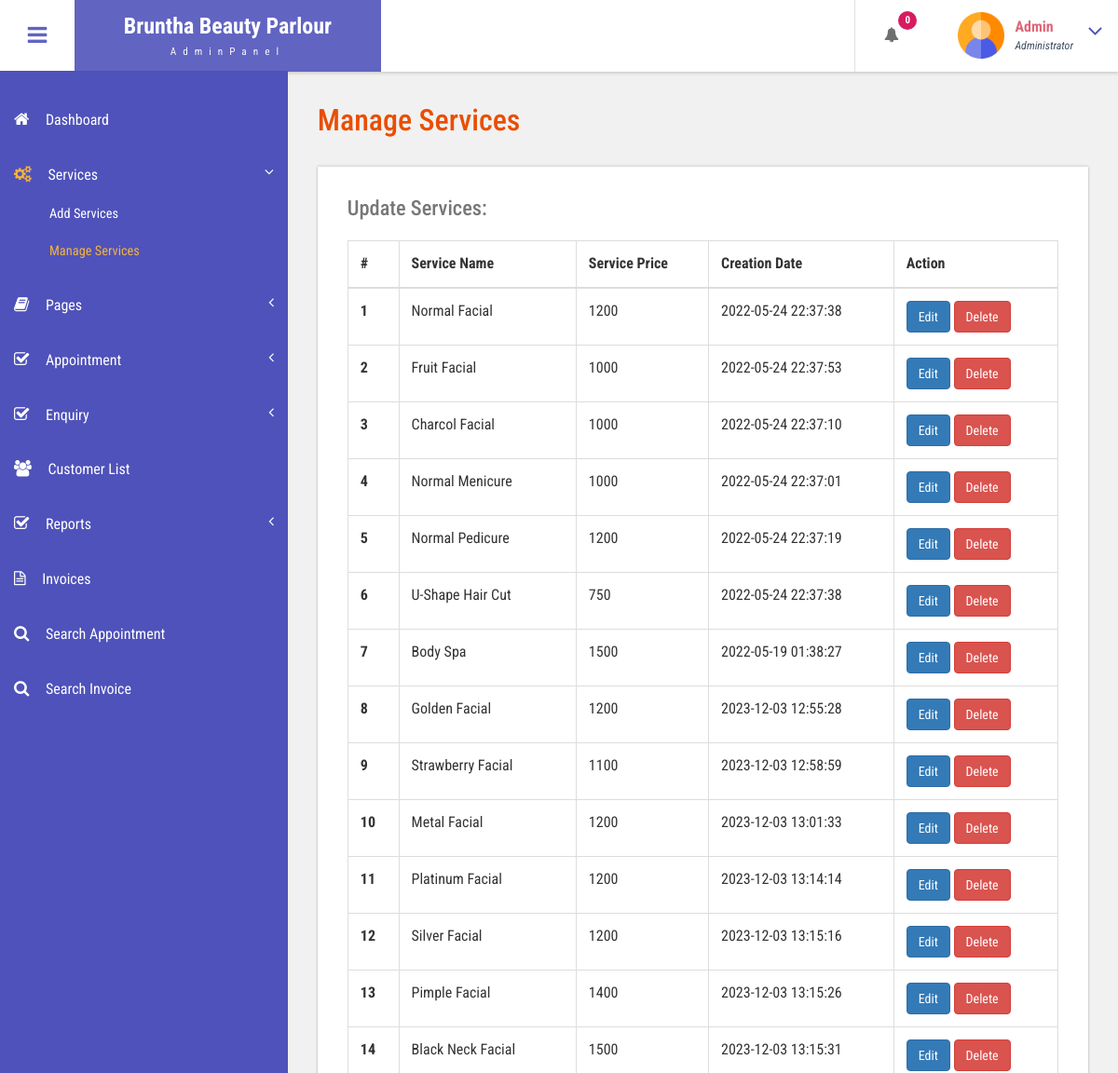
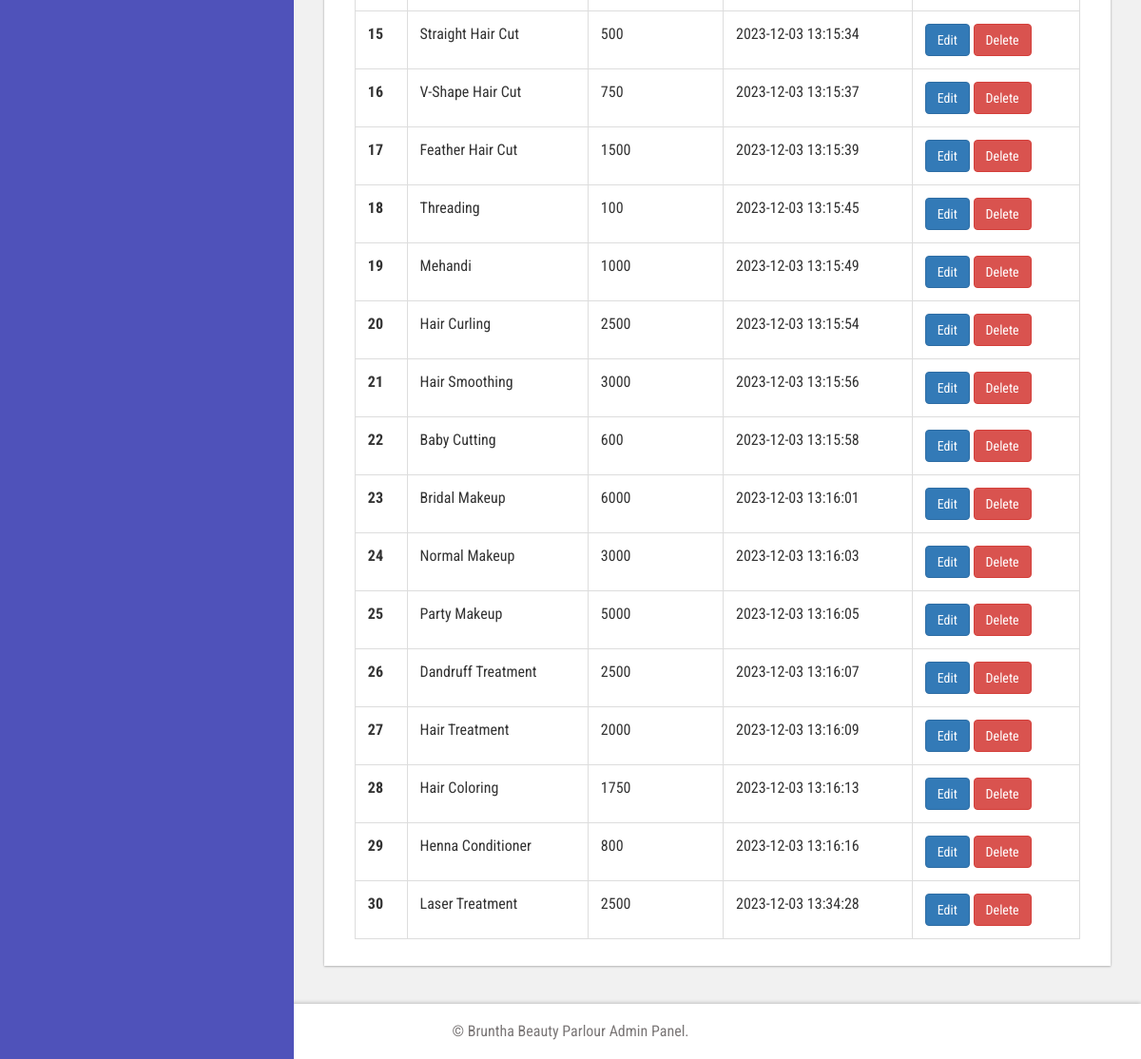
The app's page /bpms/admin/manage-services.php (signed in) with its own data (2 pictures, top to bottom).
### tables this page shows
CREATE TABLE `tblservices` (
  `ID` int(10) NOT NULL,
  `ServiceName` varchar(200) DEFAULT NULL,
  `ServiceDescription` mediumtext DEFAULT NULL,
  `Cost` int(10) DEFAULT NULL,
  `Image` varchar(200) DEFAULT NULL,
  `CreationDate` timestamp NULL DEFAULT current_timestamp()
);

### bpms/admin/manage-services.php (the view, shortened to what this page needs)
<?php
include('includes/dbconnection.php');
if (strlen($_SESSION['bpmsaid']==0)) {
  header('location:logout.php');
  } else{
  ?>
<!DOCTYPE HTML>
<html>
<head>
<link href="css/bootstrap.css" rel='stylesheet' type='text/css' />
<link href="css/style.css" rel='stylesheet' type='text/css' />
<link href="css/font-awesome.css" rel="stylesheet">
<link href="css/animate.css" rel="stylesheet" type="text/css" media="all">
<link href="css/custom.css" rel="stylesheet">
</head>
<body class="cbp-spmenu-push">
	<div class="main-content">
		 <?php include_once('includes/sidebar.php');?>
		 <?php include_once('includes/header.php');?>
		<div id="page-wrapper">
			<div class="main-page">
				<div class="tables">
					<h3 class="title1">Manage Services</h3>
					<div class="table-responsive bs-example widget-shadow">
						<h4>Update Services:</h4>
						<table class="table table-bordered"> <thead> <tr> <th>#</th> <th>Service Name</th> <th>Service Price</th> <th>Creation Date</th><th>Action</th> </tr> </thead> <tbody>
<?php
$ret=mysqli_query($con,"select *from  tblservices");
$cnt=1;
while ($row=mysqli_fetch_array($ret)) {
?>
						 <tr> <th scope="row"><?php echo $cnt;?></th> <td><?php  echo $row['ServiceName'];?></td> <td><?php  echo $row['Cost'];?></td><td><?php  echo $row['CreationDate'];?></td> <td>
						 	<a href="edit-services.php?editid=<?php echo $row['ID'];?>" class="btn btn-primary">Edit</a>
						 	<a href="manage-services.php?delid=<?php echo $row['ID'];?>" class="btn btn-danger" onClick="return confirm('Are you sure you want to delete?')">Delete</a>
						 	</td> </tr>   <?php
$cnt=$cnt+1;
}?></tbody> </table>
					</div>
				</div>
			</div>
		</div>
		 <?php include_once('includes/footer.php');?>
	</div>
</body>
</html>
<?php }  ?>

### bpms/admin/includes/header.php (shortened to what this page needs)
<div class="sticky-header header-section ">
      <div class="header-left">
        <button id="showLeftPush"><i class="fa fa-bars"></i></button>
        <div class="logo">
          <a href="index.html">
            <h1>Bruntha Beauty Parlour</h1>
            <span>AdminPanel</span>
          </a>
        </div>
      </div>
      <div class="header-right">
        <div class="profile_details_left">
          <ul class="nofitications-dropdown">
            <?php
$ret1=mysqli_query($con,"select tbluser.FirstName,tbluser.LastName,tblbook.ID as bid,tblbook.AptNumber from tblbook join tbluser on tbluser.ID=tblbook.UserID where tblbook.Status is null");
$num=mysqli_num_rows($ret1);
?>
            <li class="dropdown head-dpdn">
              <a href="#" class="dropdown-toggle" data-toggle="dropdown" aria-expanded="false"><i class="fa fa-bell"></i><span class="badge blue"><?php echo $num;?></span></a>
            </li>
          </ul>
          <div class="clearfix"> </div>
        </div>
        <div class="profile_details">
        <?php
$adid=$_SESSION['bpmsaid'];
$ret=mysqli_query($con,"select AdminName from tbladmin where ID='$adid'");
$row=mysqli_fetch_array($ret);
$name=$row['AdminName'];
?>
          <ul>
            <li class="dropdown profile_details_drop">
              <a href="#" class="dropdown-toggle" data-toggle="dropdown" aria-expanded="false">
                <div class="profile_img">
                  <span class="prfil-img"><img src="images/admin.png" alt="" width="50" height="50"> </span>
                  <div class="user-name">
                    <p><?php echo $name; ?></p>
                    <span>Administrator</span>
                  </div>
                  <i class="fa fa-angle-down lnr"></i>
                  <div class="clearfix"></div>
                </div>
              </a>
            </li>
          </ul>
        </div>
      </div>
      <div class="clearfix"> </div>
    </div>

### bpms/admin/css/style.css (style rules this page uses)
h4, h5, h6, h1, h2, h3 { margin: 0; }
ul, ol { margin: 0; }
p { margin: 0; }
html, body { font-family: 'Roboto Condensed', sans-serif; font-size: 100%; overflow-x: hidden; background: #fff; }
body a { transition: 0.5s all ease; -webkit-transition: 0.5s all ease; -moz-transition: 0.5s all ease; -o-transition: 0.5s all ease; -ms-transition: 0.5s all ease; text-decoration:none; }
h1,h2,h3,h4,h5,h6 { margin:0; }
p { margin:0; }
ul,label { margin:0; padding:0; }
.main-content { position: relative; }
.sticky-header { position: fixed; top: 0; left:0px; width: 100%; z-index: 100; }
.header-section { background:#FFF; box-shadow: 1px 1px 4px rgba(0, 0, 0, 0.21); -webkit-box-shadow: 1px 1px 4px rgba(0, 0, 0, 0.21); -moz-box-shadow: 1px 1px 4px rgba(0, 0, 0, 0.21); -o-box-shadow: 1px 1px 4px rgba(0, 0, 0, 0.21); }
.header-section::after { clear: both; display: block; content: ''; }
.header-left { float: left; width: 45%; }
.header-right { float: right; }
button#showLeftPush { font-size: 1.5em; width: 80px; padding: 0.87em 0; text-align: center; cursor: pointer; float: left; color: #6F6F6F; -moz-transition: all 0.2s ease-out 0s; -webkit-transition: all 0.2s ease-out 0s; transition: all 0.2s ease-out 0s; border: none; background-color: #fff; outline:none; }
.cbp-spmenu-push { overflow-x: hidden; position: relative; }
.cbp-spmenu, .cbp-spmenu-push { -webkit-transition: all 0.3s ease; -moz-transition: all 0.3s ease; transition: all 0.3s ease; }
.cbp-spmenu-push div#page-wrapper { margin: 0 0 0 19.3em; transition:.5s all; -webkit-transition:.5s all; -moz-transition:.5s all; }
.fa { display: inline-block; font-family: FontAwesome; font-style: normal; font-weight: normal; line-height: 1; -webkit-font-smoothing: antialiased; -moz-osx-font-smoothing: grayscale; }
.logo { background: #6164C1; text-align: center; float: left; }
.logo a { padding: 0.9em 3.3em .7em; display: block; text-decoration: none; }
.logo a h1 { color: #fff; font-size: 1.5em; line-height: 1.2em; font-weight: 700; }
.logo a span { color: #F8F8F8; font-size: .7em; text-align: center; letter-spacing: 7px; }
.profile_details_left { float: left; }
li.dropdown.head-dpdn { display: inline-block; padding: 1.7em 0; border-left: 1px solid #E0E0E0; float: left; }
li.dropdown.head-dpdn a.dropdown-toggle { padding: 1.7em 2em; }
i.fa.fa-bell { color:#6F6F6F; }
.header-right span.badge { font-size: 11px; font-weight: bold; color: #FFF; background: #8BC34A; line-height: 15px; width: 20px; height: 20px; border-radius: 2em; -webkit-border-radius: 2em; -moz-border-radius: 2em; -o-border-radius: 2em; text-align: center; display: inline-block; position: absolute; top: 16%; padding: 2px 0 0; }
.header-right span.blue { background-color:#D81B60; }
.profile_details { float: right; }
.profile_details_drop a.dropdown-toggle { display:block; padding: 0.8em 3em 0 2em; }
.profile_img span.prfil-img { float:left; }
.user-name { float:left; margin-top:8px; margin-left:11px; height:35px; }
.profile_details ul li { list-style-type:none; position:relative; }
.profile_details li a i.fa.lnr { position: absolute; top: 34%; right: 8%; color: #4F52BA; font-size: 1.6em; }
.user-name p { font-size:1em; color:#DD6777; line-height:1em; font-weight:700; }
.user-name span { font-size: .75em; font-style: italic; color: #424f63; font-weight: normal; margin-top: .3em; }
.widget-shadow { background-color: #fff; box-shadow: 0 -1px 3px rgba(0,0,0,.12),0 1px 2px rgba(0,0,0,.24); -webkit-box-shadow: 0 -1px 3px rgba(0,0,0,.12),0 1px 2px rgba(0,0,0,.24); -moz-box-shadow: 0 -1px 3px rgba(0,0,0,.12),0 1px 2px rgba(0,0,0,.24); }
h3.title1 { font-size: 2em; color: #e94e02; margin-bottom: 0.8em; }
.table > thead > tr > th, .table > tbody > tr > th, .table > tfoot > tr > th, .table > thead > tr > td, .table > tbody > tr > td, .table > tfoot > tr > td { border-top: none; }
.tables h4 { font-size: 1.4em; margin-bottom: 1em; color: #777777; }
.tables .panel-body ,.tables .bs-example { padding: 2em 2em 0.5em; }
.tables .table > thead > tr > th, .tables .table > tbody > tr > th, .tables .table > tfoot > tr > th, .tables .table > thead > tr > td, .tables .table > tbody > tr > td, .tables .table > tfoot > tr > td { padding: 13px; border-top: 1px solid #E0E0E0; }
.bs-example { margin-top: 2em; }

### bpms/admin/css/custom.css (style rules this page uses)
#page-wrapper { padding:7em 2em 2.5em; background-color: #F1F1F1; }

### records on screen
tblservices: ServiceName "Normal Facial", Cost "1200", CreationDate "2022-05-24 22:37:38"
tblservices: ServiceName "Fruit Facial", Cost "1000", CreationDate "2022-05-24 22:37:53"
tblservices: ServiceName "Charcol Facial", Cost "1000", CreationDate "2022-05-24 22:37:10"
tblservices: ServiceName "Normal Menicure", Cost "1000", CreationDate "2022-05-24 22:37:01"
tblservices: ServiceName "Normal Pedicure", Cost "1200", CreationDate "2022-05-24 22:37:19"
tblservices: ServiceName "U-Shape Hair Cut", Cost "750", CreationDate "2022-05-24 22:37:38"
tblservices: ServiceName "Body Spa", Cost "1500", CreationDate "2022-05-19 01:38:27"
tblservices: ServiceName "Golden Facial", Cost "1200", CreationDate "2023-12-03 12:55:28"
tblservices: ServiceName "Strawberry Facial", Cost "1100", CreationDate "2023-12-03 12:58:59"
tblservices: ServiceName "Metal Facial", Cost "1200", CreationDate "2023-12-03 13:01:33"
tblservices: ServiceName "Platinum Facial", Cost "1200", CreationDate "2023-12-03 13:14:14"
tblservices: ServiceName "Silver Facial", Cost "1200", CreationDate "2023-12-03 13:15:16"
tblservices: ServiceName "Pimple Facial", Cost "1400", CreationDate "2023-12-03 13:15:26"
tblservices: ServiceName "Black Neck Facial", Cost "1500", CreationDate "2023-12-03 13:15:31"
tblservices: ServiceName "Straight Hair Cut", Cost "500", CreationDate "2023-12-03 13:15:34"
tblservices: ServiceName "V-Shape Hair Cut", Cost "750", CreationDate "2023-12-03 13:15:37"
tblservices: ServiceName "Feather Hair Cut", Cost "1500", CreationDate "2023-12-03 13:15:39"
tblservices: ServiceName "Threading", Cost "100", CreationDate "2023-12-03 13:15:45"
tblservices: ServiceName "Mehandi", Cost "1000", CreationDate "2023-12-03 13:15:49"
tblservices: ServiceName "Hair Curling", Cost "2500", CreationDate "2023-12-03 13:15:54"
tblservices: ServiceName "Hair Smoothing", Cost "3000", CreationDate "2023-12-03 13:15:56"
tblservices: ServiceName "Baby Cutting", Cost "600", CreationDate "2023-12-03 13:15:58"
tblservices: ServiceName "Bridal Makeup", Cost "6000", CreationDate "2023-12-03 13:16:01"
tblservices: ServiceName "Normal Makeup", Cost "3000", CreationDate "2023-12-03 13:16:03"
tblservices: ServiceName "Party Makeup", Cost "5000", CreationDate "2023-12-03 13:16:05"
tblservices: ServiceName "Dandruff Treatment", Cost "2500", CreationDate "2023-12-03 13:16:07"
tblservices: ServiceName "Hair Treatment", Cost "2000", CreationDate "2023-12-03 13:16:09"
tblservices: ServiceName "Hair Coloring", Cost "1750", CreationDate "2023-12-03 13:16:13"
tblservices: ServiceName "Henna Conditioner", Cost "800", CreationDate "2023-12-03 13:16:16"
tblservices: ServiceName "Laser Treatment", Cost "2500", CreationDate "2023-12-03 13:34:28"

### other values on screen
$num "0"
$name "Admin"
